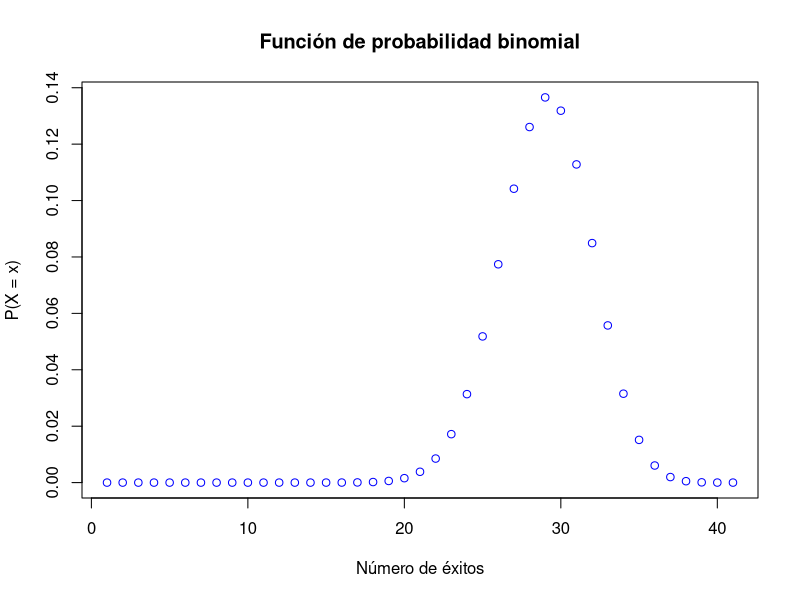
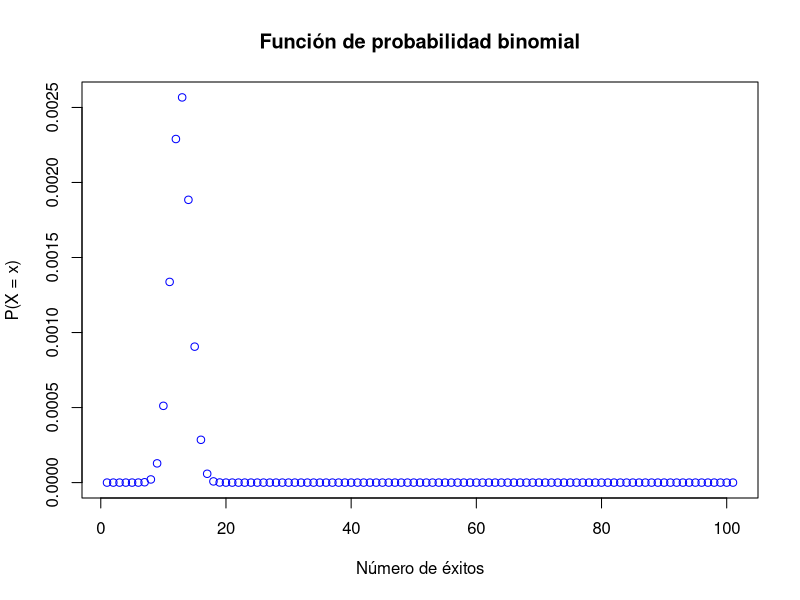

These figures' R source, in order:
## ---- chunk 1
knitr::opts_chunk$set(echo = TRUE)
## ---- chunk 2
dbinom(20,size=40,prob=0.7)
## ---- chunk 3
dbinom(20,size=30,prob=0.7)
## ---- chunk 4
n=40
x<-seq(0,n,1)

plot(dbinom(x=x, size = n, prob = 0.7),main = "Función de probabilidad binomial",ylab = "P(X = x)", xlab = "Número de éxitos",col="blue")
## ---- chunk 5
n=40
md=1177
ds=972/sqrt(n)
xf=1200
xi=1000
a=dnorm(xf,md,ds)-dnorm(xi,md,ds)
print(a)
## ---- chunk 6
n=10000
x<-seq(0,n,100)

plot(dnorm(x,md,ds),main = "Función de probabilidad binomial",ylab = "P(X = x)", xlab = "Número de éxitos",col="blue")
